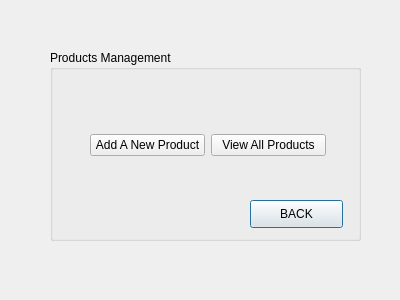
<?xml version="1.0" encoding="UTF-8"?>
<ui version="4.0">
 <class>ProductState</class>
 <widget class="QDialog" name="ProductState">
  <property name="geometry">
   <rect>
    <x>0</x>
    <y>0</y>
    <width>400</width>
    <height>300</height>
   </rect>
  </property>
  <property name="windowTitle">
   <string>Dialog</string>
  </property>
  <widget class="QGroupBox" name="groupBox">
   <property name="geometry">
    <rect>
     <x>50</x>
     <y>50</y>
     <width>311</width>
     <height>191</height>
    </rect>
   </property>
   <property name="title">
    <string>Products Management</string>
   </property>
   <widget class="QPushButton" name="pushButton_Back">
    <property name="geometry">
     <rect>
      <x>200</x>
      <y>150</y>
      <width>93</width>
      <height>28</height>
     </rect>
    </property>
    <property name="text">
     <string>BACK</string>
    </property>
   </widget>
   <widget class="QWidget" name="">
    <property name="geometry">
     <rect>
      <x>40</x>
      <y>80</y>
      <width>236</width>
      <height>30</height>
     </rect>
    </property>
    <layout class="QHBoxLayout" name="horizontalLayout">
     <item>
      <widget class="QPushButton" name="pushButton_AddNewProduct">
       <property name="text">
        <string>Add A New Product</string>
       </property>
      </widget>
     </item>
     <item>
      <widget class="QPushButton" name="pushButton_ViewAllProducts">
       <property name="text">
        <string>View All Products</string>
       </property>
      </widget>
     </item>
    </layout>
   </widget>
  </widget>
 </widget>
 <resources/>
 <connections/>
</ui>
